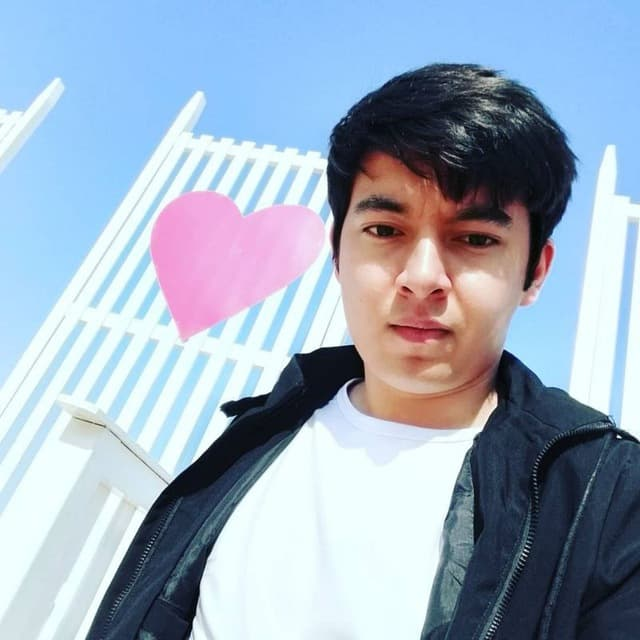
#> input picture OpenCV_Full/Photos/self.jpg, 640 x 640 px
$ python 06_Transform.py
#> lines starting #> are read from the running program, lines starting #| are printed output that depends on the picture
import cv2 as cv
import numpy as np

img = cv.imread('Photos/self.jpg')
#> img is the input picture: shape (640, 640, 3); mean B, G, R 190.6, 172.1, 156.7
cv.imshow('Self', img)

# Translation
def translate(img, x, y):
#> called with x = -100, y = 100
    transMat = np.float32([[1,0,x],[0,1,y]])
    dimensions = (img.shape[1], img.shape[0])
#> dimensions = (640, 640)
    return cv.warpAffine(img, transMat, dimensions)
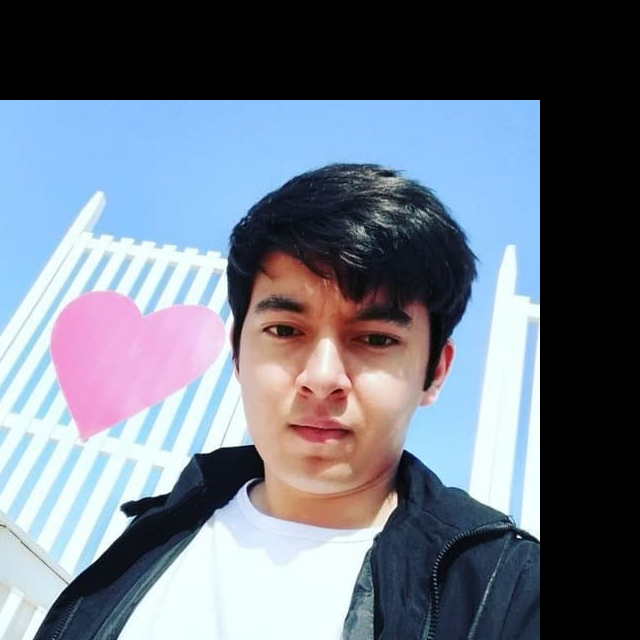
#> returned value: shape (640, 640, 3); mean of channels 0, 1, 2 132, 118.2, 109.6; drawn as B, G, R

# -x --> Left
# -y --> Up
# x --> Right
# y --> Down

translated = translate(img, -100, 100)
cv.imshow('Translated', translated)

# Rotation
def rotate(img, angle, rotPoint=None):
#> called with angle = -45
    (height,width) = img.shape[:2]
#> height = 640; width = 640

    if rotPoint is None:
        rotPoint = (width//2,height//2)
#> rotPoint = (320, 320)

    rotMat = cv.getRotationMatrix2D(rotPoint, angle, 1.0)
    dimensions = (width,height)
#> dimensions = (640, 640)

    return cv.warpAffine(img, rotMat, dimensions)
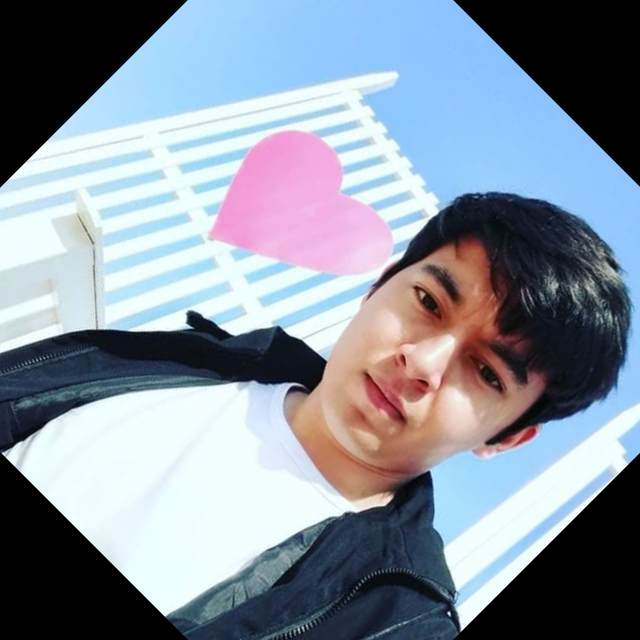
#> returned value: shape (640, 640, 3); mean of channels 0, 1, 2 157.3, 144.2, 134.2; drawn as B, G, R


rotated = rotate(img, -45)
cv.imshow('Rotated', rotated)


rotated_rotated = rotate(img, -90)
#> call 2 of rotate, with angle = -90
#> in rotate (call 2), `return cv.warpAffine(img, rotMat, dimensions)`:
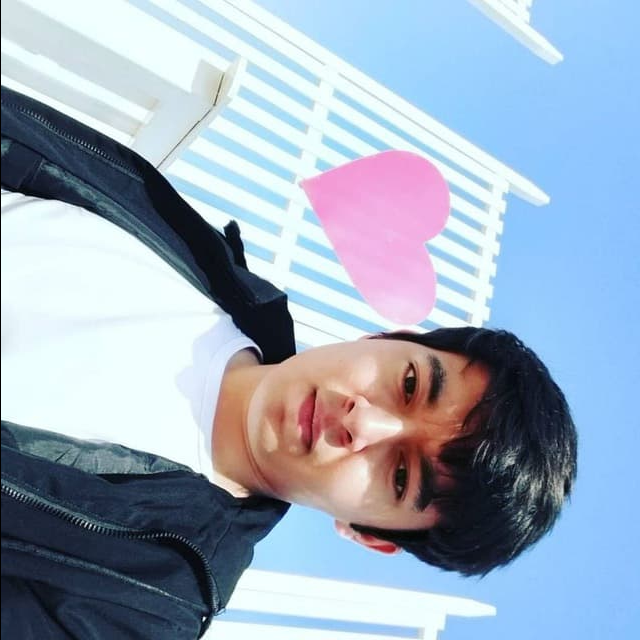
#> returned value: shape (640, 640, 3); mean of channels 0, 1, 2 190.2, 171.8, 156.5; drawn as B, G, R
cv.imshow('Rotated Rotated', rotated_rotated)


# Flipping
flip = cv.flip(img, -1)
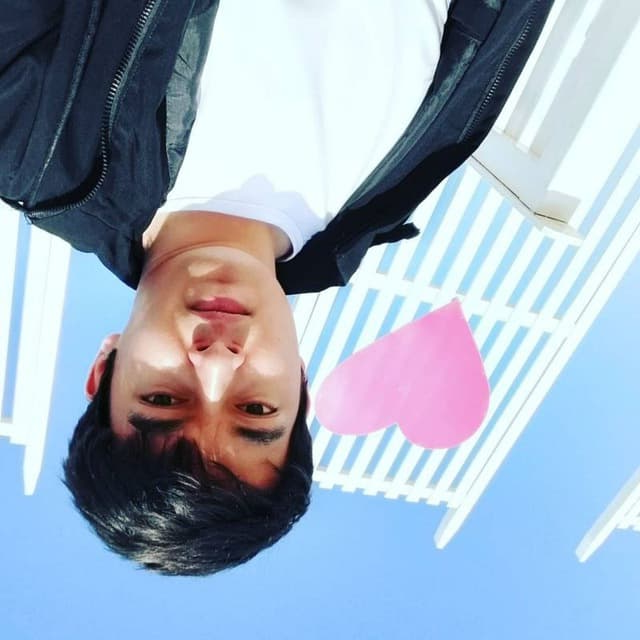
#> flip: shape (640, 640, 3); mean B, G, R 190.6, 172.1, 156.7
cv.imshow('Flip', flip)


cv.waitKey(0)
